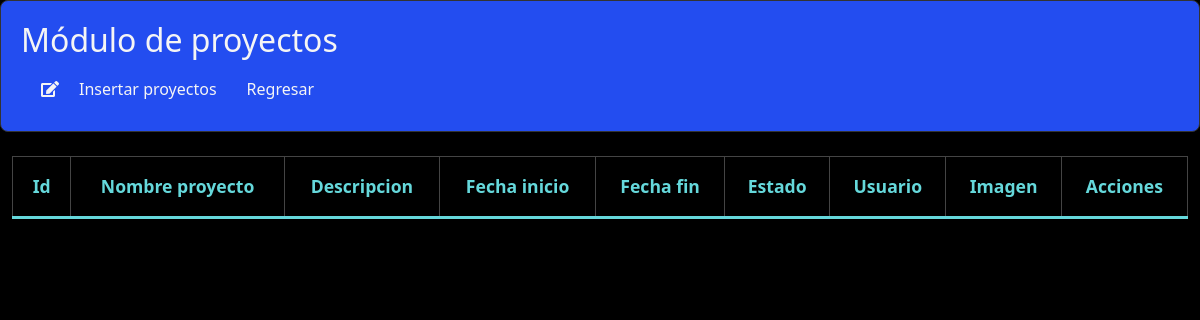
Page /app/Views/Proyects/create.php (signed in) on the earlier database version.
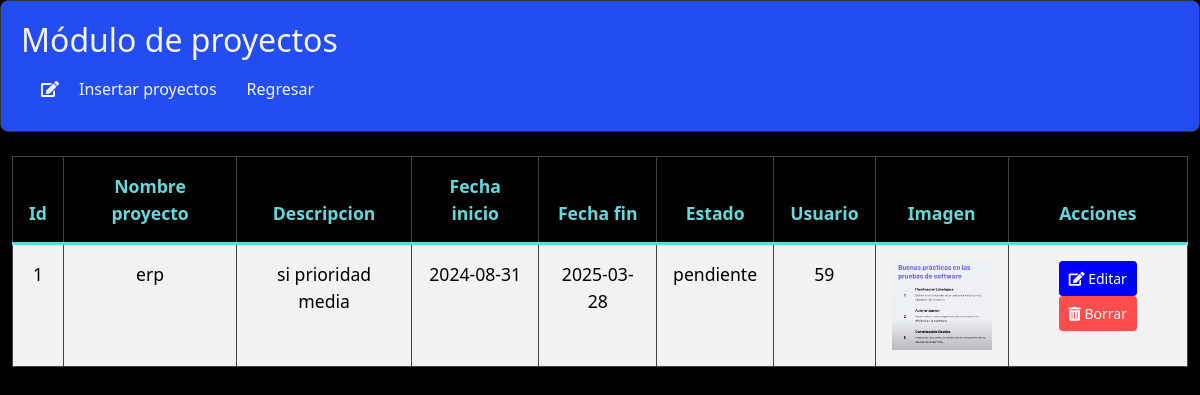
Same page on the later database version.
### tables this page shows
CREATE TABLE `proyectos` (
  `id_proyecto` int(11) NOT NULL,
  `nombre_proyecto` varchar(255) NOT NULL,
  `descripcion` text DEFAULT NULL,
  `fecha_inicio` date DEFAULT NULL,
  `fecha_fin` date DEFAULT NULL,
  `estado` enum('pendiente','en progreso','completado') NOT NULL,
  `id_usuario` int(11) DEFAULT NULL,
  `imagen_proyecto` varchar(255) DEFAULT NULL
);

### app/Views/Proyects/create.php (the view, shortened to what this page needs)
<!DOCTYPE html>
    <html lang="es">
    <head>
        <link href="https://cdn.jsdelivr.net/npm/bootstrap@5.0.2/dist/css/bootstrap.min.css" rel="stylesheet"
>
        <link href="https://cdnjs.cloudflare.com/ajax/libs/font-awesome/5.15.3/css/all.min.css" rel="stylesheet">
    </head>
    <body>
</head>
<body>
    <div class="panel">
        <div class="column">
            <h2>Módulo de proyectos</h2>
            <ul class="nav">
                <li><i class="fas fa-edit icon"></i><a href='insert.php?da=2'>Insertar proyectos</a></li>
                <li class="nav-item">
                <a class="nav-link" href="/OptimizationPRO/app/main.php">
                                 Regresar
                            </a>
                        </li>
            </ul>
        </div>
    </div>
    <div class="container-fluid">
    <div class="table-container">
        <div class="table-responsive">
            <table class="table table-striped">
                <thead class="thead-light">
 <tr>
                <th scope="col">Id</th>
                <th scope="col">Nombre proyecto</th>
                <th scope="col">Descripcion</th>
                <th scope="col">Fecha inicio</th>
                <th scope="col">Fecha fin</th>
                <th scope="col">Estado</th>
                <th scope="col">Usuario</th>
                <th scope="col">Imagen</th>
                <th scope="col">Acciones</th>
            </tr>
        </thead>
        <tbody>
        <?php
        $mysqli = mysqli_connect(db_host, db_username, db_password, db_dbname);
        mysqli_set_charset($mysqli, 'utf8');
        $consulta = "SELECT * FROM proyectos ORDER BY id_proyecto";
        $resultados = $mysqli->query($consulta);
        while ($proyecto = $resultados->fetch_assoc()) {
        ?>
            <tr>
                <td><?php echo htmlspecialchars($proyecto['id_proyecto']); ?></td>
                <td><?php echo htmlspecialchars($proyecto['nombre_proyecto']); ?></td>
                <td><?php echo htmlspecialchars($proyecto['descripcion']); ?></td>
                <td><?php echo htmlspecialchars($proyecto['fecha_inicio']); ?></td>
                <td><?php echo htmlspecialchars($proyecto['fecha_fin']); ?></td>
                <td><?php echo htmlspecialchars($proyecto['estado']); ?></td>
                <td><?php echo htmlspecialchars($proyecto['id_usuario']); ?></td>
                <td><img src="../../public/img/proyecto/<?php echo htmlspecialchars($proyecto['imagen_proyecto']); ?>" width="100" alt=""></td>
                <td>
                    <a href="edit.php?da=3&lla=<?php echo $proyecto['id_proyecto']; ?>" class="btn btn-custom-green btn-editar">
                        <i class="fas fa-edit icon"></i> Editar
                    </a>
                    <a href="#" class="btn btn-danger btn-borrar" onclick="borrarProyecto(<?php echo $proyecto['id_proyecto']; ?>, '<?php echo $proyecto['imagen_proyecto']; ?>')">
                        <i class="fas fa-trash-alt"></i> Borrar
                    </a>
                </td>
            </tr>
        <?php
        }
        ?>
        </tbody>
    </table>
</body>
</html>

### app/Views/Proyects/create.php (style rules this page uses)
body { background-color: #000; color: #f5f5f5; }
.panel { display: flex; justify-content: space-between; border: 1px solid #333; padding: 20px; border-radius: 8px; background-color: #234DF0; }
.column { width: 48%; }
h2 { color: whitesmoke; }
.nav { display: flex; align-items: center; float: left; margin-left: 20px; }
.nav a { color: whitesmoke; text-decoration: none; padding: 10px; font-size: 16px; margin-left: 10px; }
.btn { display: inline-block; padding: 10px 20px; font-size: 16px; border: none; border-radius: 4px; cursor: pointer; background-color: #333; color: #ff6f61; }
.btn-borrar { display: inline-block; padding: 7px 10px; font-size: 14px; border: none; border-radius: 4px; cursor: pointer; background-color: #ff4d4d; color: #fff; }
.btn-editar { display: inline-block; padding: 7px 10px; font-size: 14px; border: none; border-radius: 4px; cursor: pointer; background-color: blue; color: #fff; }
.table-container { width: 100%; margin: 0 auto; }
.table { width: 100%; table-layout: auto; word-wrap: break-word; color: #fff; background-color: #818274; }
.table th, .table td { border: 1px solid #444; padding: 1rem; font-size: 1.1rem; text-align: center; }
.table th { background-color: #000000; color: #65D8DB; font-weight: bold; border-bottom: 3px solid #ff6f61; }
.table tbody tr { background-color: #000; }
.table tbody tr:nth-of-type(odd) { background-color: #fff; color: #000; }
.table-responsive { margin-top: 1.5rem; overflow-x: auto; }

Differences in the rows shown:
added proyectos: id_proyecto "1", nombre_proyecto "erp", descripcion "si prioridad media", fecha_inicio "2024-08-31", fecha_fin "2025-03-28", estado "pendiente", id_usuario "59", imagen_proyecto (picture)
